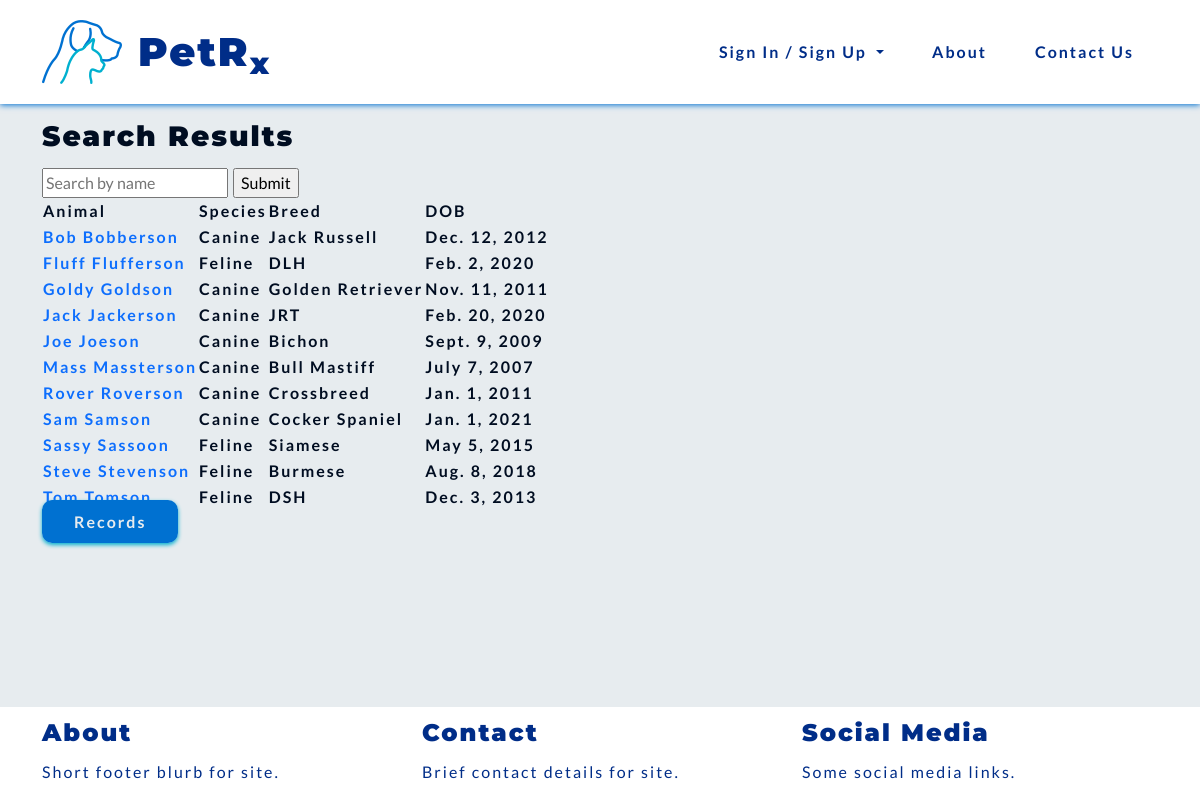
The app's page /records/record-search/, older data.
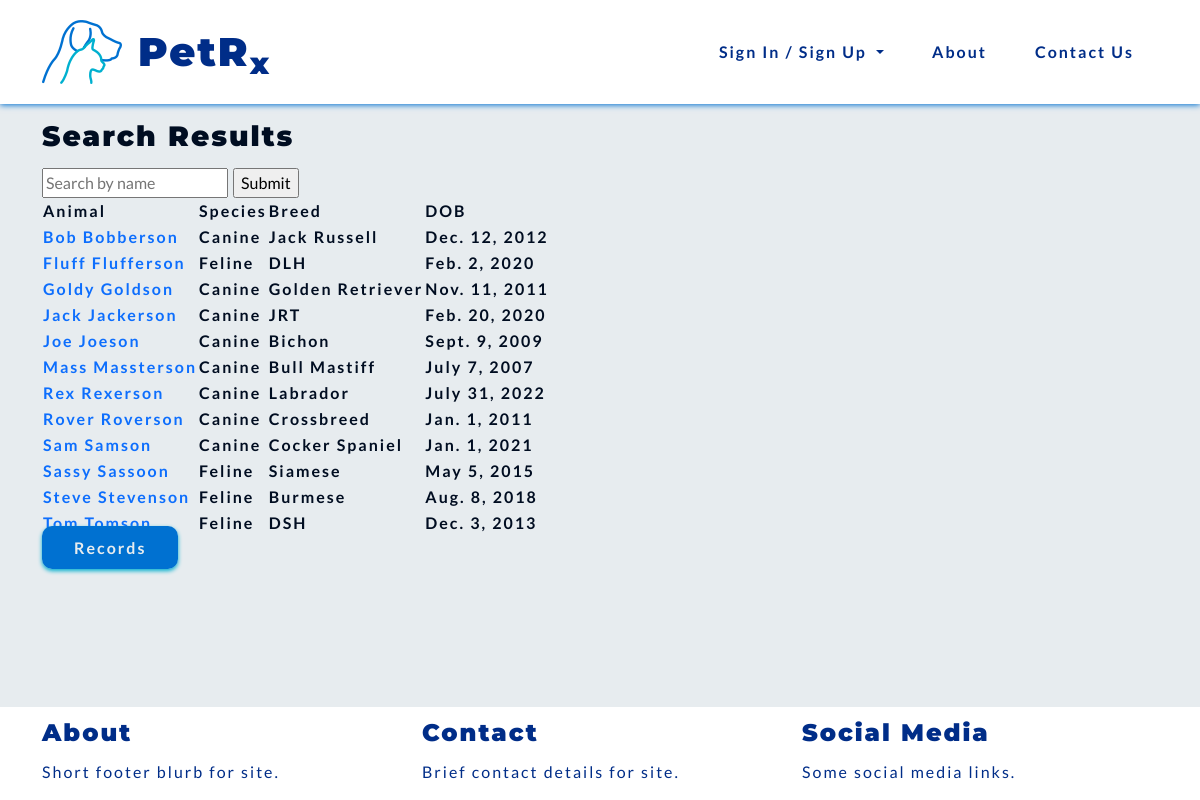
The same page, newer data.
### records/models.py (models this page shows)
class Record(models.Model):
    name = models.CharField(max_length=50)
    surname = models.CharField(max_length=50)
    date_of_birth = models.DateField()
    species = models.CharField(choices=SPECIES, max_length=10)
    breed = models.CharField(max_length=50)
    sex = models.CharField(choices=SEX, max_length=10)
    weight = models.DecimalField(max_digits=5, decimal_places=2)
    note = models.CharField(max_length=300)
    def __str__(self):
        return self.name + " " + self.surname
    class Meta:
        ordering = ['surname']
        unique_together = ['name', 'surname', 'date_of_birth', 'species', 'breed', 'sex']

### records/views.py (the view)
# urls.py: path('record-search/', views.record_search, name='record_search'),
def record_search(request):
    query = request.GET.get('query')
    record_qs = Record.objects.all()
    if query is not None:
        args = Q(name__icontains=query) | Q(surname__icontains=query)
        record_qs = Record.objects.filter(args)
    context = {'record_list': record_qs, }
    return render(request, 'records/record_search.html', context)

### records/templates/records/record_search.html (shortened to what this page needs)
{% extends 'base.html' %}
{% block content %}
<h3> Search Results </h3>
<form method="GET" action="{% url 'records:record_search' %}">
    <input type="text" name="query" placeholder="Search by name">
    <input type="submit">
</form>
{% if record_list %}
<table>
    <tr>
        <th>Animal</th>
        <th>Species</th>
        <th>Breed</th>
        <th>DOB</th>
    </tr>
    {% for record in record_list %}
    <tr>
        <th><a href="{% url 'records:animal_profile' animal_id=record.id %}">{{ record }}</a>
        <th>{{ record.species }}</th>
        <th>{{ record.breed }}</th>
        <th>{{ record.date_of_birth }}</th>
    <tr>
        {% endfor %}
</table>
{% else %}
<p>No record found.</p>
{% endif %}
<li class="list-spacing">
    <a class="pet-btns" href="{% url 'records:records' %}">Records</a>
</li>
{% endblock %}

Row changes from the older to the newer data that the page shows:
added Record: name+surname "Rex Rexerson", species "Canine", breed "Labrador", date_of_birth "July 31, 2022"
